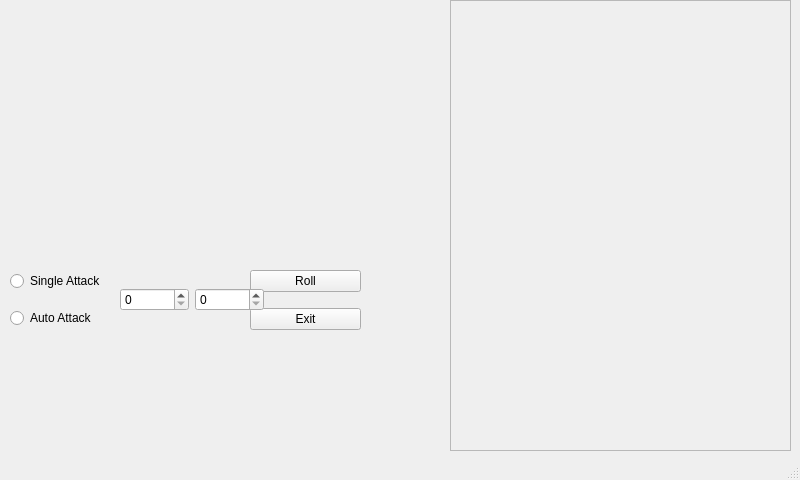
<?xml version="1.0" encoding="UTF-8"?>
<ui version="4.0">
 <class>MainWindow</class>
 <widget class="QMainWindow" name="MainWindow">
  <property name="geometry">
   <rect>
    <x>0</x>
    <y>0</y>
    <width>800</width>
    <height>480</height>
   </rect>
  </property>
  <property name="windowTitle">
   <string>MainWindow</string>
  </property>
  <widget class="QWidget" name="centralwidget">
   <widget class="QLabel" name="label">
    <property name="geometry">
     <rect>
      <x>0</x>
      <y>0</y>
      <width>441</width>
      <height>251</height>
     </rect>
    </property>
    <property name="text">
     <string/>
    </property>
    <property name="pixmap">
     <pixmap>risk.jpg</pixmap>
    </property>
    <property name="scaledContents">
     <bool>true</bool>
    </property>
   </widget>
   <widget class="QScrollArea" name="scrollArea">
    <property name="geometry">
     <rect>
      <x>450</x>
      <y>0</y>
      <width>341</width>
      <height>451</height>
     </rect>
    </property>
    <property name="font">
     <font>
      <pointsize>7</pointsize>
     </font>
    </property>
    <property name="widgetResizable">
     <bool>false</bool>
    </property>
    <widget class="QWidget" name="scrollAreaWidgetContents">
     <property name="geometry">
      <rect>
       <x>0</x>
       <y>0</y>
       <width>339</width>
       <height>429</height>
      </rect>
     </property>
    </widget>
   </widget>
   <widget class="QWidget" name="verticalLayoutWidget">
    <property name="geometry">
     <rect>
      <x>250</x>
      <y>260</y>
      <width>111</width>
      <height>81</height>
     </rect>
    </property>
    <layout class="QVBoxLayout" name="verticalLayout">
     <item>
      <widget class="QPushButton" name="pushButton_2">
       <property name="text">
        <string>Roll</string>
       </property>
      </widget>
     </item>
     <item>
      <widget class="QPushButton" name="pushButton">
       <property name="text">
        <string>Exit</string>
       </property>
      </widget>
     </item>
    </layout>
   </widget>
   <widget class="QWidget" name="horizontalLayoutWidget">
    <property name="geometry">
     <rect>
      <x>120</x>
      <y>260</y>
      <width>144</width>
      <height>80</height>
     </rect>
    </property>
    <layout class="QHBoxLayout" name="horizontalLayout">
     <item>
      <widget class="QSpinBox" name="spinBox"/>
     </item>
     <item>
      <widget class="QSpinBox" name="spinBox_2"/>
     </item>
    </layout>
   </widget>
   <widget class="QWidget" name="verticalLayoutWidget_2">
    <property name="geometry">
     <rect>
      <x>10</x>
      <y>260</y>
      <width>116</width>
      <height>80</height>
     </rect>
    </property>
    <layout class="QVBoxLayout" name="verticalLayout_2">
     <item>
      <widget class="QRadioButton" name="radioButton">
       <property name="text">
        <string>Single Attack</string>
       </property>
      </widget>
     </item>
     <item>
      <widget class="QRadioButton" name="radioButton_2">
       <property name="text">
        <string>Auto Attack</string>
       </property>
      </widget>
     </item>
    </layout>
   </widget>
  </widget>
  <widget class="QStatusBar" name="statusbar"/>
 </widget>
 <resources/>
 <connections/>
</ui>
